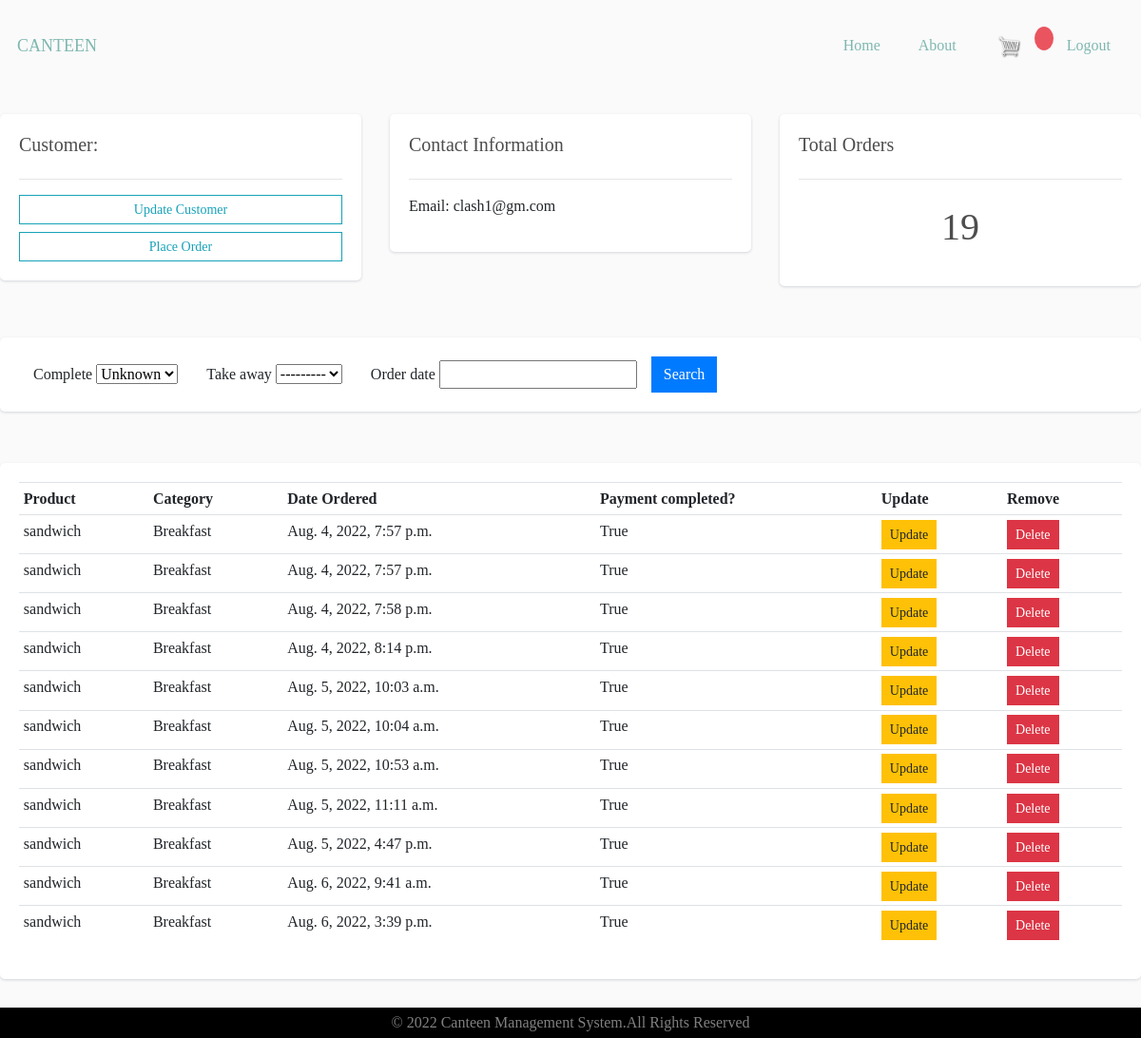
Before: /customer/2/ (signed in) with the older database file.
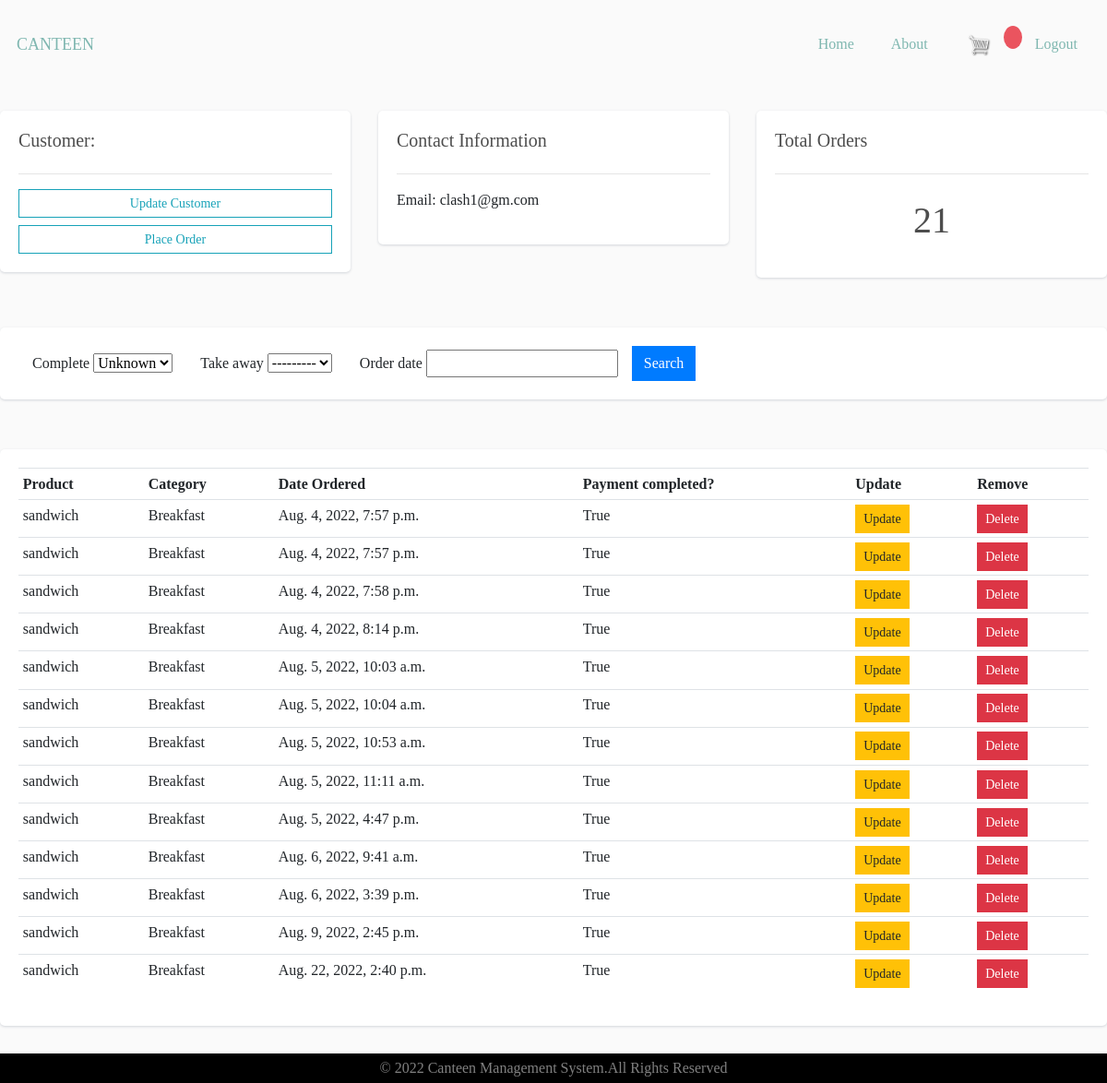
After: the same page with the newer database file.
### food/models.py (models this page shows, shortened)
class OrderItem(models.Model):
    product = models.ForeignKey(Product, on_delete=models.SET_NULL, null=True)
    order = models.ForeignKey(Order, on_delete=models.SET_NULL, null=True)
    quantity = models.IntegerField(default=0, null=True, blank=True)
    date_added = models.DateTimeField(auto_now_add=True)

class Product(models.Model):
    CATEGORY = (
        ('Breakfast', 'Breakfast'),
        ('Lunch', 'Lunch'),
        ('Todayspl', 'Todays special'),
    )
    name = models.CharField(max_length=200, null=True)
    price = models.DecimalField(max_digits=7, decimal_places=2)
    category = models.CharField(max_length=200, null=True, choices=CATEGORY)
    image = models.ImageField(null=True, blank=True)

class Order(models.Model):
    HOME = [
        ('Yes','Yes'),
        ('No','No'),
    ]
    customer = models.ForeignKey(Customer, on_delete=models.SET_NULL, null=True, blank=True) #This is used when one record of a model A is related to multiple records of another model B it is many to one field
    date_ordered = models.DateTimeField(auto_now_add=True)
    complete = models.BooleanField(default=False, null = True, blank = False)
    transaction_id = models.CharField(max_length=100, null=True)
    take_away = models.CharField(max_length=200, null=True, choices=HOME)

### food/decorators.py (the view)
    def wrapper_func(request, *args, **kwargs):
        if not request.user.is_staff:# agr staff/employee ni h toh usse redirect kr do menu m
            return redirect('menu')
        else:
            return view_func(request, *args, **kwargs)

### food/views.py (called while the page is built)
@admin_only
def customer(request, pk_test):
    customer = Customer.objects.get(id=pk_test)
    orders = customer.order_set.all()
    orders_count = orders.count()
    orderitems = OrderItem.objects.all()
    myFilter = OrderFilter(request.GET, queryset=orders)
    orders = myFilter.qs
    context = {'customer': customer, 'orders': orders, 'orderitems': orderitems,
               'orders_count': orders_count, 'myFilter': myFilter}
    return render(request, 'food/customer.html', context)

### food/templates/food/customer.html (shortened to what this page needs)
{% extends 'food/main.html' %}
{% block customer %}
{% load crispy_forms_tags %}
<br>
<div class="row">
    <div class="col-md">
        <div class="card card-body">
            <h5>Customer:</h5>
            <hr>
            <a href="{% url 'customer_update' customer.id %}" class="btn btn-outline-info btn-sm btn-block">Update Customer</a>
            <a href="{% url 'create_order' customer.id %}" class="btn btn-outline-info btn-sm btn-block">Place Order</a>
        </div>
    </div>
    <div class="col-md">
        <div class="card card-body">
            <h5>Contact Information</h5>
            <hr>
            <p>Email: {{customer.email}} </p>
        </div>
    </div>
    <div class="col-md">
        <div class="card card-body">
            <h5>Total Orders</h5>
            <hr>
            <h1 style="text-align: center;padding: 10px">{{orders_count}}</h1>
        </div>
    </div>
</div>
<br>
<div class="card">
    <div class="card-body">
        <div class="text-center">
            <form method="get">
                <div class="form-inline">
                    {% for field in myFilter.form %}
                    <div class="form-group">
                        <div class="col">
                            {{ field.label}}
                            {{ field }}
                        </div>
                    </div>
                    {% endfor %}
                    <button class="btn btn-primary" type="submit">Search</button>
                </div>
            </form>
        </div>
    </div>
</div>
<br>
<div class="row">
    <div class="col-md">
        <div class="card card-body">
            <table class="table table-sm">
                <tr>
                    <th>Product</th>
                    <th>Category</th>
                    <th>Date Ordered</th>
                    <th>Payment completed?</th>
                    <th>Update</th>
                    <th>Remove</th>
                </tr>
                {% for order in orders  %}
                {% for orderitem in orderitems %}
                <tr>
                    {% if orderitem.order.id == order.id %}
                    <td>{{orderitem.product.name}}</td>
                    <td>{{orderitem.product.category}}</td>
                    <td>{{order.date_ordered}}</td>
                    <td>{{order.complete}}</td>
                    <td><a class="btn btn-sm btn-warning" href="{% url 'update_order' orderitem.id %}">Update</a></td>
                    <td><a data-action = "del" class="btn btn-sm btn-danger" href="{% url 'cancel_order' order.id orderitem.id %}">Delete</a></td>
                    {% endif %}
                </tr>
                {% endfor %}
                {% endfor %}
            </table>
        </div>
    </div>
</div>
{% endblock %}

Changed rows visible on the page:
now on this page (row edited): Order: date_ordered "Aug. 9, 2022, 2:45 p.m.", complete "True"
added OrderItem: product.name "sandwich", product.category "Breakfast"
added Order: date_ordered "Aug. 22, 2022, 2:40 p.m.", complete "True"
added OrderItem: product.name "sandwich", product.category "Breakfast"
Other visible differences:
{{ orders_count }}: "19" → "21"
